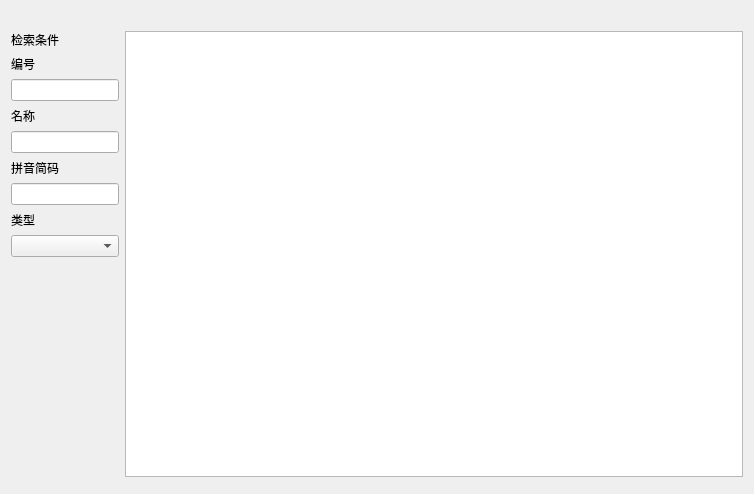
<?xml version="1.0" encoding="UTF-8"?>
<ui version="4.0">
 <class>w_bt_dish_suit_new_Dialog</class>
 <widget class="QDialog" name="w_bt_dish_suit_new_Dialog">
  <property name="geometry">
   <rect>
    <x>0</x>
    <y>0</y>
    <width>754</width>
    <height>494</height>
   </rect>
  </property>
  <property name="windowTitle">
   <string>Dialog</string>
  </property>
  <layout class="QVBoxLayout" name="verticalLayout_2">
   <item>
    <widget class="QLabel" name="label_7">
     <property name="styleSheet">
      <string notr="true"/>
     </property>
     <property name="text">
      <string/>
     </property>
    </widget>
   </item>
   <item>
    <layout class="QHBoxLayout" name="horizontalLayout" stretch="0,1">
     <item>
      <layout class="QVBoxLayout" name="verticalLayout">
       <item>
        <widget class="QLabel" name="label_6">
         <property name="text">
          <string>检索条件</string>
         </property>
        </widget>
       </item>
       <item>
        <widget class="QLabel" name="label">
         <property name="text">
          <string>编号</string>
         </property>
        </widget>
       </item>
       <item>
        <widget class="QLineEdit" name="lineEdit_dishno"/>
       </item>
       <item>
        <widget class="QLabel" name="label_4">
         <property name="text">
          <string>名称</string>
         </property>
        </widget>
       </item>
       <item>
        <widget class="QLineEdit" name="lineEdit_dishname"/>
       </item>
       <item>
        <widget class="QLabel" name="label_2">
         <property name="text">
          <string>拼音简码</string>
         </property>
        </widget>
       </item>
       <item>
        <widget class="QLineEdit" name="lineEdit_spell"/>
       </item>
       <item>
        <widget class="QLabel" name="label_3">
         <property name="text">
          <string>类型</string>
         </property>
        </widget>
       </item>
       <item>
        <widget class="lds_ComboBox" name="comboBox_dishtype"/>
       </item>
       <item>
        <spacer name="verticalSpacer">
         <property name="orientation">
          <enum>Qt::Vertical</enum>
         </property>
         <property name="sizeHint" stdset="0">
          <size>
           <width>20</width>
           <height>40</height>
          </size>
         </property>
        </spacer>
       </item>
       <item>
        <widget class="lds_toolbar" name="widget"/>
       </item>
      </layout>
     </item>
     <item>
      <widget class="lds_tableView" name="tableView"/>
     </item>
    </layout>
   </item>
   <item>
    <widget class="lds_toolbar" name="widget_2"/>
   </item>
  </layout>
 </widget>
 <customwidgets>
  <customwidget>
   <class>lds_tableView</class>
   <extends>QTableView</extends>
   <header>lds_tableview.h</header>
  </customwidget>
  <customwidget>
   <class>lds_toolbar</class>
   <extends>QFrame</extends>
   <header>lds_toolbar.h</header>
   <container>1</container>
  </customwidget>
  <customwidget>
   <class>lds_ComboBox</class>
   <extends>QComboBox</extends>
   <header>lds_combobox.h</header>
  </customwidget>
 </customwidgets>
 <resources/>
 <connections/>
</ui>
